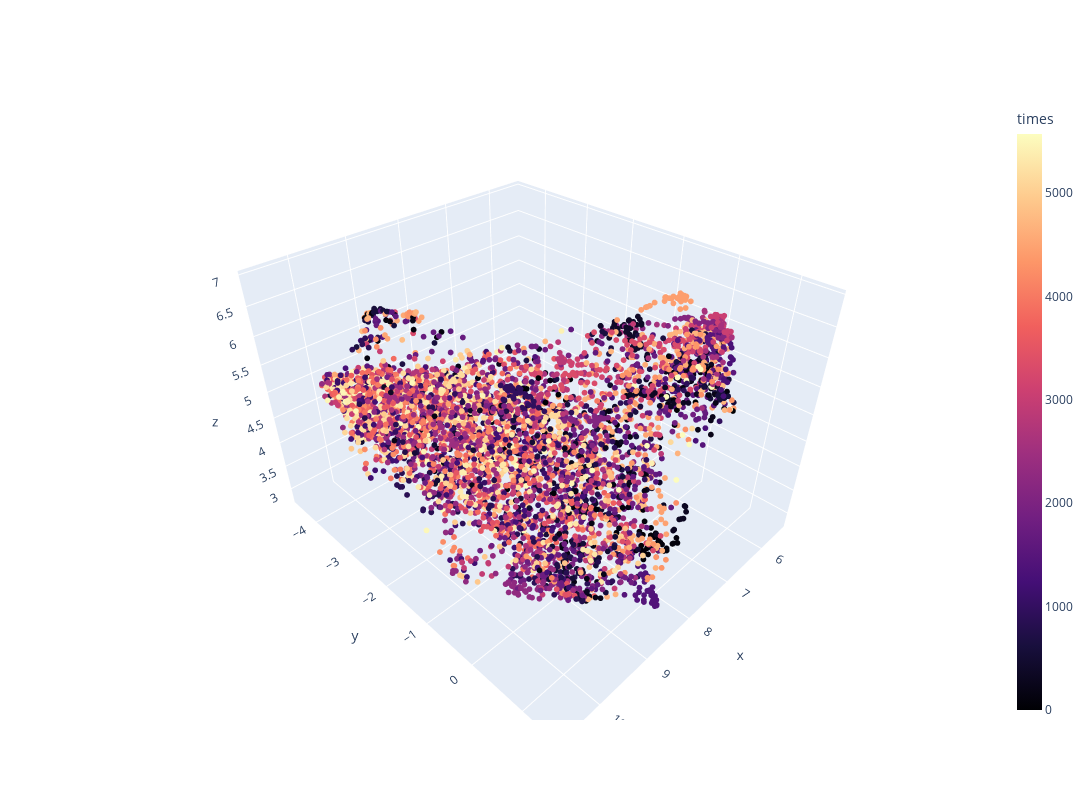

Notebook code cell kept with this figure:
### Code cell
v = visualize.Visualize()
times = np.arange(X_pca.shape[0])
fig = v.plot_scatter_3d( 
               u[:,:3], 
               times, 
                'times',
    'magma',
               1,1
              )
fig.show()

### Figure 1 — Plotly figure (JSON) as saved in the notebook; plotly's stock layout.template omitted (floating-point values rounded to 4 significant figures; data arrays with more than 128 entries replaced by an {"elided": "..."} marker saying what was removed)
{"data": [{"marker": {"color": {"elided": "5574 int values"}, "colorbar": {"outlinewidth": 0, "thickness": 25, "title": {"text": "times"}}, "colorscale": [[0, "#000004"], [0.1111, "#180f3d"], [0.2222, "#440f76"], [0.3333, "#721f81"], [0.4444, "#9e2f7f"], [0.5556, "#cd4071"], [0.6667, "#f1605d"], [0.7778, "#fd9668"], [0.8889, "#feca8d"], [1, "#fcfdbf"]], "opacity": 1, "size": 2}, "mode": "markers", "scene": "scene", "type": "scatter3d", "x": {"elided": "5574 float values"}, "y": {"elided": "5574 float values"}, "z": {"elided": "5574 float values"}}], "layout": {"coloraxis": {"colorbar": {"title": {"text": "times"}}}, "height": 800, "scene": {"domain": {"x": [0, 1], "y": [0, 1]}}, "width": 1400}}
